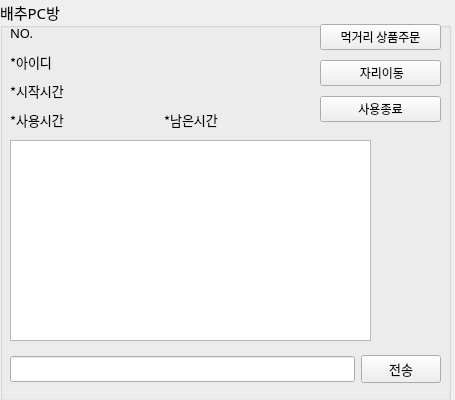
<?xml version="1.0" encoding="UTF-8"?>
<ui version="4.0">
 <class>MainDialog</class>
 <widget class="QDialog" name="MainDialog">
  <property name="geometry">
   <rect>
    <x>0</x>
    <y>0</y>
    <width>455</width>
    <height>400</height>
   </rect>
  </property>
  <property name="windowTitle">
   <string>Dialog</string>
  </property>
  <widget class="QGroupBox" name="groupBox">
   <property name="geometry">
    <rect>
     <x>0</x>
     <y>0</y>
     <width>451</width>
     <height>401</height>
    </rect>
   </property>
   <property name="font">
    <font>
     <family>Snap ITC</family>
     <pointsize>11</pointsize>
    </font>
   </property>
   <property name="title">
    <string>배추PC방</string>
   </property>
   <widget class="QWidget" name="layoutWidget">
    <property name="geometry">
     <rect>
      <x>10</x>
      <y>20</y>
      <width>71</width>
      <height>26</height>
     </rect>
    </property>
    <layout class="QGridLayout" name="gridLayout">
     <item row="0" column="0">
      <widget class="QLabel" name="NUM">
       <property name="font">
        <font>
         <family>Snap ITC</family>
         <pointsize>10</pointsize>
        </font>
       </property>
       <property name="text">
        <string>NO.</string>
       </property>
      </widget>
     </item>
     <item row="0" column="1">
      <widget class="QLabel" name="SeatLabel">
       <property name="font">
        <font>
         <family>휴먼모음T</family>
         <pointsize>10</pointsize>
        </font>
       </property>
       <property name="text">
        <string/>
       </property>
      </widget>
     </item>
    </layout>
   </widget>
   <widget class="QWidget" name="layoutWidget">
    <property name="geometry">
     <rect>
      <x>10</x>
      <y>50</y>
      <width>301</width>
      <height>81</height>
     </rect>
    </property>
    <layout class="QGridLayout" name="gridLayout_2">
     <item row="2" column="0">
      <widget class="QLabel" name="BEGIN">
       <property name="font">
        <font>
         <family>휴먼모음T</family>
         <pointsize>10</pointsize>
        </font>
       </property>
       <property name="text">
        <string>*시작시간</string>
       </property>
      </widget>
     </item>
     <item row="3" column="1">
      <widget class="QLabel" name="UsageLabel">
       <property name="font">
        <font>
         <family>휴먼모음T</family>
         <pointsize>10</pointsize>
        </font>
       </property>
       <property name="text">
        <string/>
       </property>
      </widget>
     </item>
     <item row="3" column="2">
      <widget class="QLabel" name="REMAIN">
       <property name="font">
        <font>
         <family>휴먼모음T</family>
         <pointsize>10</pointsize>
        </font>
       </property>
       <property name="text">
        <string>*남은시간</string>
       </property>
      </widget>
     </item>
     <item row="2" column="1">
      <widget class="QLabel" name="BeginLabel">
       <property name="font">
        <font>
         <family>휴먼모음T</family>
         <pointsize>10</pointsize>
        </font>
       </property>
       <property name="text">
        <string/>
       </property>
      </widget>
     </item>
     <item row="3" column="0">
      <widget class="QLabel" name="USAGE">
       <property name="font">
        <font>
         <family>휴먼모음T</family>
         <pointsize>10</pointsize>
        </font>
       </property>
       <property name="text">
        <string>*사용시간</string>
       </property>
      </widget>
     </item>
     <item row="3" column="3">
      <widget class="QLabel" name="RemainLabel">
       <property name="font">
        <font>
         <family>휴먼모음T</family>
         <pointsize>10</pointsize>
        </font>
       </property>
       <property name="text">
        <string/>
       </property>
      </widget>
     </item>
     <item row="1" column="0">
      <widget class="QLabel" name="ID">
       <property name="font">
        <font>
         <family>휴먼모음T</family>
         <pointsize>10</pointsize>
        </font>
       </property>
       <property name="text">
        <string>*아이디</string>
       </property>
      </widget>
     </item>
     <item row="1" column="1" colspan="3">
      <widget class="QLabel" name="IdLabel">
       <property name="font">
        <font>
         <family>휴먼모음T</family>
         <pointsize>10</pointsize>
        </font>
       </property>
       <property name="text">
        <string/>
       </property>
      </widget>
     </item>
    </layout>
   </widget>
   <widget class="QWidget" name="layoutWidget">
    <property name="geometry">
     <rect>
      <x>10</x>
      <y>350</y>
      <width>431</width>
      <height>38</height>
     </rect>
    </property>
    <layout class="QGridLayout" name="gridLayout_4">
     <item row="0" column="0">
      <widget class="QLineEdit" name="MsgLineEdit">
       <property name="font">
        <font>
         <family>한컴 백제 B</family>
         <pointsize>10</pointsize>
        </font>
       </property>
      </widget>
     </item>
     <item row="0" column="1">
      <widget class="QPushButton" name="MsgBtn">
       <property name="font">
        <font>
         <family>한컴 백제 B</family>
         <pointsize>10</pointsize>
        </font>
       </property>
       <property name="focusPolicy">
        <enum>Qt::NoFocus</enum>
       </property>
       <property name="text">
        <string>전송</string>
       </property>
      </widget>
     </item>
    </layout>
   </widget>
   <widget class="QListWidget" name="MsgListWidget">
    <property name="geometry">
     <rect>
      <x>10</x>
      <y>140</y>
      <width>361</width>
      <height>201</height>
     </rect>
    </property>
    <property name="font">
     <font>
      <family>한컴 백제 B</family>
      <pointsize>10</pointsize>
     </font>
    </property>
   </widget>
   <widget class="QLabel" name="craft">
    <property name="geometry">
     <rect>
      <x>380</x>
      <y>190</y>
      <width>50</width>
      <height>40</height>
     </rect>
    </property>
    <property name="text">
     <string/>
    </property>
    <property name="pixmap">
     <pixmap resource="3rd.qrc">:/example/craft.jpg</pixmap>
    </property>
    <property name="scaledContents">
     <bool>true</bool>
    </property>
   </widget>
   <widget class="QLabel" name="pubg">
    <property name="geometry">
     <rect>
      <x>380</x>
      <y>240</y>
      <width>50</width>
      <height>40</height>
     </rect>
    </property>
    <property name="text">
     <string/>
    </property>
    <property name="pixmap">
     <pixmap resource="3rd.qrc">:/example/pubg.png</pixmap>
    </property>
    <property name="scaledContents">
     <bool>true</bool>
    </property>
   </widget>
   <widget class="QLabel" name="maple">
    <property name="geometry">
     <rect>
      <x>380</x>
      <y>290</y>
      <width>50</width>
      <height>40</height>
     </rect>
    </property>
    <property name="text">
     <string/>
    </property>
    <property name="pixmap">
     <pixmap resource="3rd.qrc">:/example/maple.jpg</pixmap>
    </property>
    <property name="scaledContents">
     <bool>true</bool>
    </property>
   </widget>
   <widget class="QLabel" name="lol">
    <property name="geometry">
     <rect>
      <x>380</x>
      <y>140</y>
      <width>50</width>
      <height>40</height>
     </rect>
    </property>
    <property name="text">
     <string/>
    </property>
    <property name="pixmap">
     <pixmap resource="3rd.qrc">:/example/lol.jpg</pixmap>
    </property>
    <property name="scaledContents">
     <bool>true</bool>
    </property>
   </widget>
   <widget class="QLabel" name="label">
    <property name="geometry">
     <rect>
      <x>180</x>
      <y>20</y>
      <width>131</width>
      <height>16</height>
     </rect>
    </property>
    <property name="font">
     <font>
      <family>양재매화체S</family>
      <pointsize>10</pointsize>
     </font>
    </property>
    <property name="text">
     <string/>
    </property>
   </widget>
  </widget>
  <widget class="QWidget" name="layoutWidget">
   <property name="geometry">
    <rect>
     <x>320</x>
     <y>20</y>
     <width>121</width>
     <height>106</height>
    </rect>
   </property>
   <layout class="QGridLayout" name="gridLayout_3">
    <item row="3" column="0">
     <widget class="QPushButton" name="CloseBtn">
      <property name="font">
       <font>
        <family>MD개성체</family>
        <pointsize>9</pointsize>
       </font>
      </property>
      <property name="focusPolicy">
       <enum>Qt::NoFocus</enum>
      </property>
      <property name="text">
       <string>사용종료</string>
      </property>
     </widget>
    </item>
    <item row="2" column="0">
     <widget class="QPushButton" name="ShiftBtn">
      <property name="font">
       <font>
        <family>MD개성체</family>
        <pointsize>9</pointsize>
       </font>
      </property>
      <property name="focusPolicy">
       <enum>Qt::NoFocus</enum>
      </property>
      <property name="text">
       <string> 자리이동</string>
      </property>
     </widget>
    </item>
    <item row="1" column="0">
     <widget class="QPushButton" name="FoodBtn">
      <property name="font">
       <font>
        <family>MD개성체</family>
        <pointsize>9</pointsize>
       </font>
      </property>
      <property name="focusPolicy">
       <enum>Qt::NoFocus</enum>
      </property>
      <property name="text">
       <string>먹거리 상품주문</string>
      </property>
     </widget>
    </item>
   </layout>
  </widget>
 </widget>
 <resources>
  <include location="3rd.qrc"/>
 </resources>
 <connections/>
</ui>
